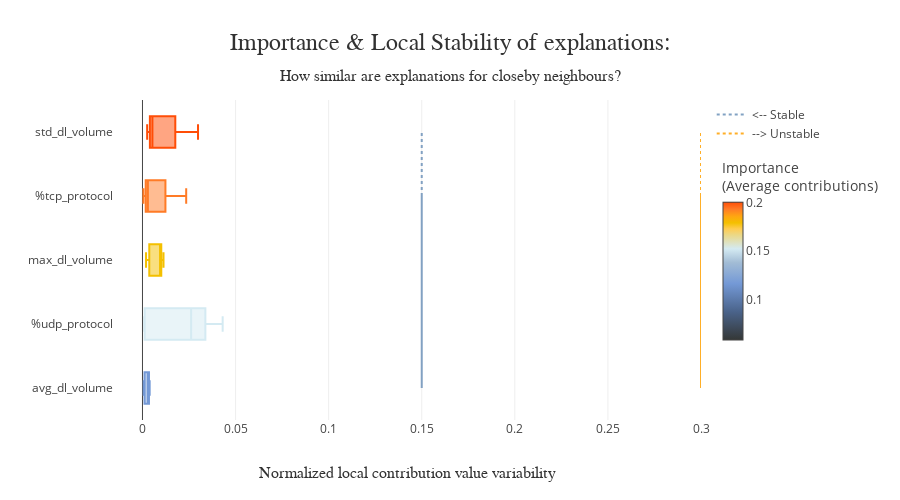

Notebook code for this chart:
### Code cell
index = [1, 2, 3, 8, 9]

# Using distribution = "boxplot" or "violin" displays distributions of variability instead of means
xpl.plot.stability_plot(selection=index, max_features=5, distribution="boxplot")

### Figure 1 — Plotly figure (JSON) as saved in the notebook; plotly's stock layout.template omitted (floating-point values rounded to 4 significant figures)
{"data": [{"marker": {"color": "rgb(116, 153, 214)"}, "name": "avg_dl_volume", "showlegend": false, "type": "box", "x": [0.003197, 0.003363, 0.001248, 0.0006337, 0.003855]}, {"marker": {"color": "rgb(212, 234, 242)"}, "name": "%udp_protocol", "showlegend": false, "type": "box", "x": [0.02614, 0.04307, 0.001248, 0.0009128, 0.03069]}, {"marker": {"color": "rgb(244, 192, 0)"}, "name": "max_dl_volume", "showlegend": false, "type": "box", "x": [0.009439, 0.0113, 0.001911, 0.004228, 0.009697]}, {"marker": {"color": "rgb(255, 123, 38)"}, "name": "%tcp_protocol", "showlegend": false, "type": "box", "x": [0.008608, 0.02348, 0.002906, 0.0004679, 0.002165]}, {"marker": {"color": "rgb(255, 77, 7)"}, "name": "std_dl_volume", "showlegend": false, "type": "box", "x": [0.004462, 0.02983, 0.002515, 0.005337, 0.01356]}, {"hoverinfo": "none", "marker": {"color": [0.05876, 0.2002], "colorbar": {"len": 300, "lenmode": "pixels", "thickness": 20, "title": {"text": "Importance<br />(Average contributions)"}, "y": 1, "yanchor": "top", "ypad": 60}, "colorscale": [[0, "rgb(52, 55, 54)"], [0.2044, "rgb(74, 99, 138)"], [0.4089, "rgb(116, 153, 214)"], [0.5611, "rgb(162, 188, 213)"], [0.6612, "rgb(212, 234, 242)"], [0.7613, "rgb(235, 216, 134)"], [0.805, "rgb(255, 204, 83)"], [0.8488, "rgb(244, 192, 0)"], [0.8966, "rgb(255, 166, 17)"], [0.9483, "rgb(255, 123, 38)"], [1, "rgb(255, 77, 7)"]], "showscale": true, "size": 1}, "mode": "markers", "showlegend": false, "type": "scatter", "x": [null], "y": [null]}, {"hoverinfo": "none", "line": {"color": "rgba(117, 152, 189, 0.9)", "dash": "dot"}, "mode": "lines", "name": "<-- Stable", "type": "scatter", "x": [0.15, 0.15, 0.15, 0.15, 0.15], "y": ["%tcp_protocol", "%udp_protocol", "avg_dl_volume", "max_dl_volume", "std_dl_volume"]}, {"hoverinfo": "none", "line": {"color": "rgba(255, 166, 17, 0.9)", "dash": "dot"}, "mode": "lines", "name": "--> Unstable", "type": "scatter", "x": [0.3, 0.3, 0.3, 0.3, 0.3], "y": ["%tcp_protocol", "%udp_protocol", "avg_dl_volume", "max_dl_volume", "std_dl_volume"]}], "layout": {"coloraxis": {"showscale": false}, "height": 500, "hovermode": "closest", "title": {"font": {"color": "rgb(50, 50, 50)", "family": "Arial", "size": 24}, "pad": {"b": 50}, "text": "Importance & Local Stability of explanations:<span style='font-size: 16px;'><br />How similar are explanations for closeby neighbours?</span>", "x": 0.5, "xanchor": "center", "yanchor": "bottom"}, "xaxis": {"automargin": true, "title": {"font": {"color": "rgb(50, 50, 50)", "family": "Arial Black", "size": 16}, "text": "Normalized local contribution value variability"}}, "yaxis": {"automargin": true, "title": {"font": {"color": "rgb(50, 50, 50)", "family": "Arial Black", "size": 16}, "text": ""}}}}
